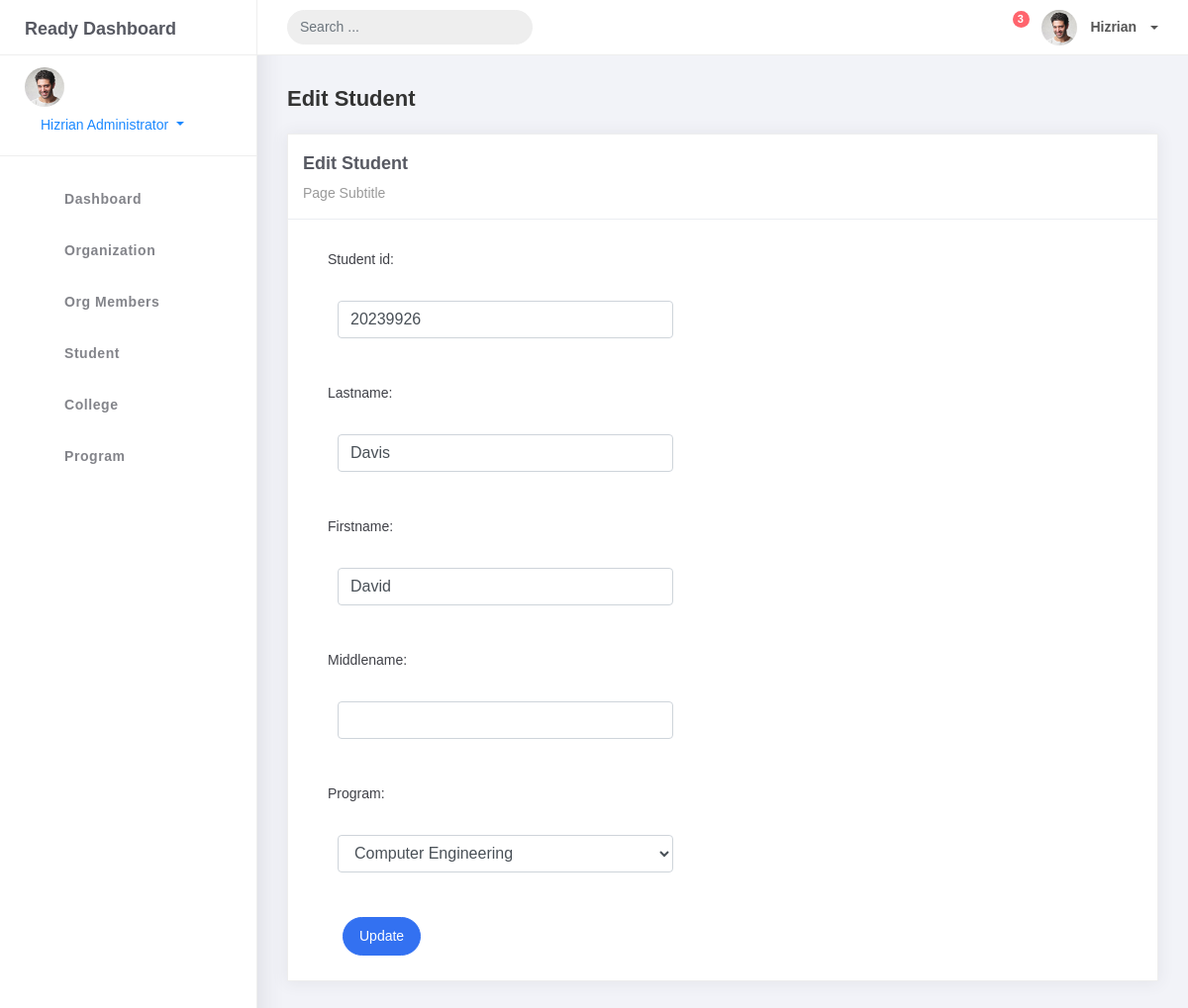
The app's page /student_list/57 with its own data.
### studentorgs/models.py (models this page shows, shortened)
class BaseModel(models.Model):
    created_at = models.DateTimeField(auto_now_add=True, db_index=True)
    updated_at = models.DateTimeField(auto_now=True)
    class Meta:
        abstract = True

class Student(BaseModel):
    student_id = models.CharField(max_length=15)
    lastname = models.CharField(max_length=25)
    firstname = models.CharField(max_length=25)
    middlename = models.CharField(max_length=25, blank=True, null=True)
    program = models.ForeignKey(Program, on_delete=models.CASCADE)

### studentorgs/views.py (the view)
# urls.py: path('student_list/<pk>', StudentUpdateView.as_view(), name='student-update'),
class StudentUpdateView(UpdateView):
    model = Student
    fields = '__all__'
    template_name = 'student_edit.html'
    success_url = reverse_lazy('student-list')

### studentorgs/models.py (called while the page is built)
    def __str__(self):
        return self.prog_name

### templates/student_edit.html (shortened to what this page needs)
{% extends 'base.html' %}
{% load static %}
{% block content %}
<div class="content">
    <div class="container-fluid">
        <h4 class="page-title">Edit Student</h4>
        <div class="row">
            <div class="col-md-12">
                <div class="card">
                    <div class="card-header">
                        <div class="card-title">Edit Student</div>
                        <div class="card-category">Page Subtitle</div>
                    </div>
                    <div class="col-md-6">
                        <div class="card-body">
                            <form action="" method="post" novalidate>
                                {% include 'includes/form.html' %}
                                <div class="form-group">
                                    <div class="col-md-12 col-sm-3">
                                        <button type="submit" class="btn btn-primary btn-rounded">Update</button>
                                    </div>
                                </div>
                            </form>
                        </div>
                    </div>
                </div>
            </div>
        </div>
    </div>
</div>
{% endblock %}

### templates/includes/form.html (shortened to what this page needs)
{% load widget_tweaks %}
{% for field in form %}
<div class="field item form-group">
    <label>{{ field.label_tag}}</label>
    <div class="form-group">
        {% render_field field class="form-control" %}
    </div>
</div>
{% endfor %}

### records on screen
Student: student_id "20239926" "Davis" "David" "Computer Engineering"

### other values on screen
{{ field.label_tag }} "Student id:" "Lastname:" "Firstname:" "Middlename:" "Program:"
